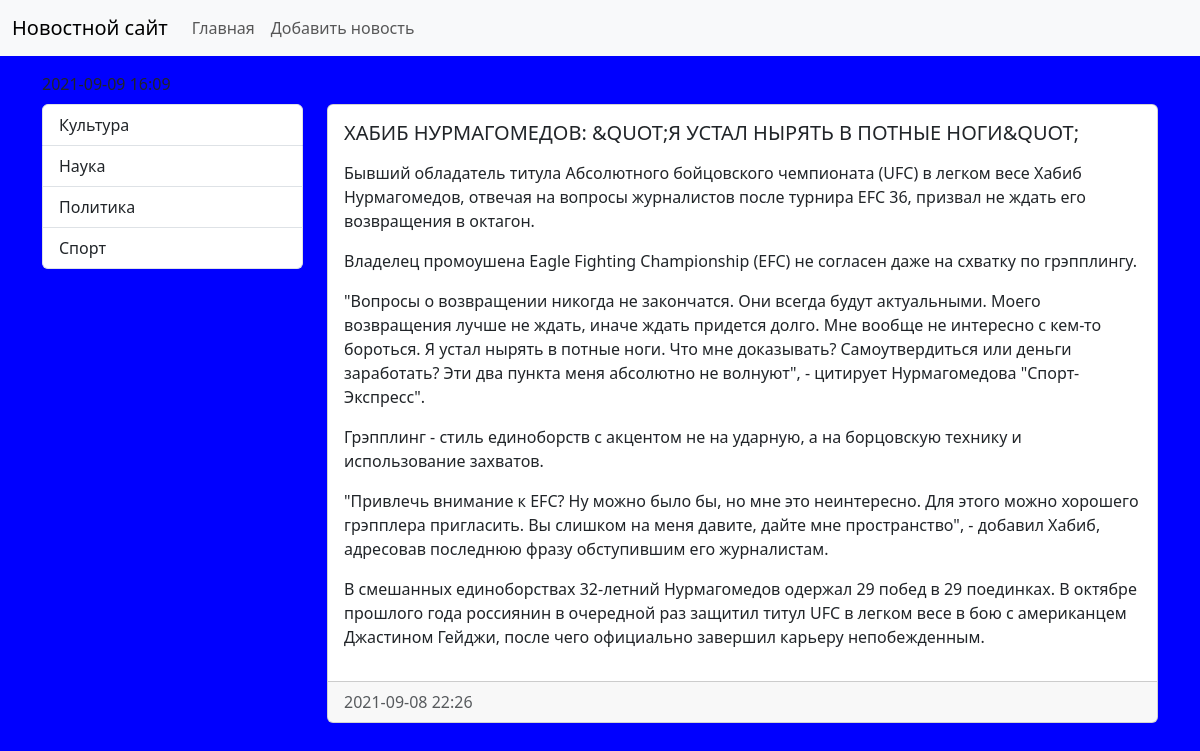
The app's page /news/13/ with its own data.
### news/models.py (models this page shows, shortened)
class Category(models.Model):
    title = models.CharField(max_length=150, db_index=True, verbose_name="Наименование категории")
    def get_absolute_url(self):
        return reverse_lazy("Category", kwargs={"id_category": self.pk})
    class Meta:
        verbose_name = "Категория"
        verbose_name_plural = "Категории"
        ordering = ["title"]

class News(models.Model):
    title = models.CharField(max_length=150, verbose_name="Наименование")
    content = models.TextField(blank=True, verbose_name="Контент")
    created_at = models.DateTimeField(auto_now_add=True, verbose_name="Дата публикации")
    update_at = models.DateTimeField(auto_now=True, verbose_name="Обновлено")
    photo = models.ImageField(upload_to="photos/%Y/%m/%d/", max_length=150, verbose_name="Фото", blank=True)
    is_published = models.BooleanField(default=True, verbose_name="Опубликовано")
    category = models.ForeignKey("Category", on_delete=models.PROTECT, null=True, verbose_name="Категория")
    class Meta:
        verbose_name = "Новость"
        verbose_name_plural = "Новости"
        ordering = ["-created_at"]

### news/views.py (the view)
# urls.py: path("news/<int:news_id>/", ViewNews.as_view(), name="view_news"),
class ViewNews(ListView):
    model = News
    template_name = "news/view_news.html"
    context_object_name = "news"
    def get_context_data(self, *, object_list=None, **kwargs):
        context = super(ViewNews, self).get_context_data(**kwargs)
        context["news_i"] = get_object_or_404(News, pk=self.kwargs["news_id"])
        return context

### news/templatetags/news_tags.py (called while the page is built)
@register.inclusion_tag("news/list_categories.html")
def show_categories():
    categories = Category.objects.all()
    return {"categories":categories}

### news/templates/news/view_news.html (shortened to what this page needs)
{% extends "base.html" %}
{% block sidebar %}
    {% include "inc/_sidebar.html" %}
{% endblock %}
{% block content %}
    <div class="card mb-3">
        <div class="card-body">
            <h5 class="card-title">{{forloop.counter}} {%filter force_escape| upper%}{{news_i.title}}{%endfilter%}</h5>
            <p class="card-text ">{{news_i.content|linebreaks}}</p>
        </div>
        <div class="card-footer text-muted">
            {% load tz %}
            {% timezone "Europe/Moscow" %}
                {{news_i.created_at|date:"Y-m-d H:i"}}
            {% endtimezone %}
        </div>
    </div>
{% endblock %}

### news/templates/news/list_categories.html
<div class="list-group">
    {% for i in categories %}
    <a href="{{ i.get_absolute_url }}" class="list-group-item list-group-item-action">{{i.title}}</a>
    {% endfor %}
</div>

### mysite/static/css/style.css (style rules this page uses)
body { background-color: blue; }

### records on screen
Category: title "Культура"
Category: title "Наука"
Category: title "Политика"
Category: title "Спорт"
News: title "ХАБИБ НУРМАГОМЕДОВ: &QUOT;Я УСТАЛ НЫРЯТЬ В ПОТНЫЕ НОГИ&QUOT;", content "Бывший обладатель титула Абсолютного бойцовского чемпионата (UFC) в легком весе Хабиб Нурмагомедов, отвечая на вопросы журналистов после турнира EFC 36, призвал не ждать его возвращения в октагон. Владелец промоушена Eagle Fighting Championship (EFC) не согласен даже на схватку по грэпплингу. \"Вопросы о возвращении никогда не закончатся. Они всегда будут актуальными. Моего возвращения лучше не ждать, иначе ждать придется долго. Мне вообще не интересно с кем-то бороться. Я устал нырять в потные ноги. Что мне доказывать? Самоутвердиться или деньги заработать? Эти два пункта меня абсолютно не волнуют\", - цитирует Нурмагомедова \"Спорт-Экспресс\". Грэпплинг - стиль единоборств с акцентом не на…", created_at "2021-09-08 22:26"
